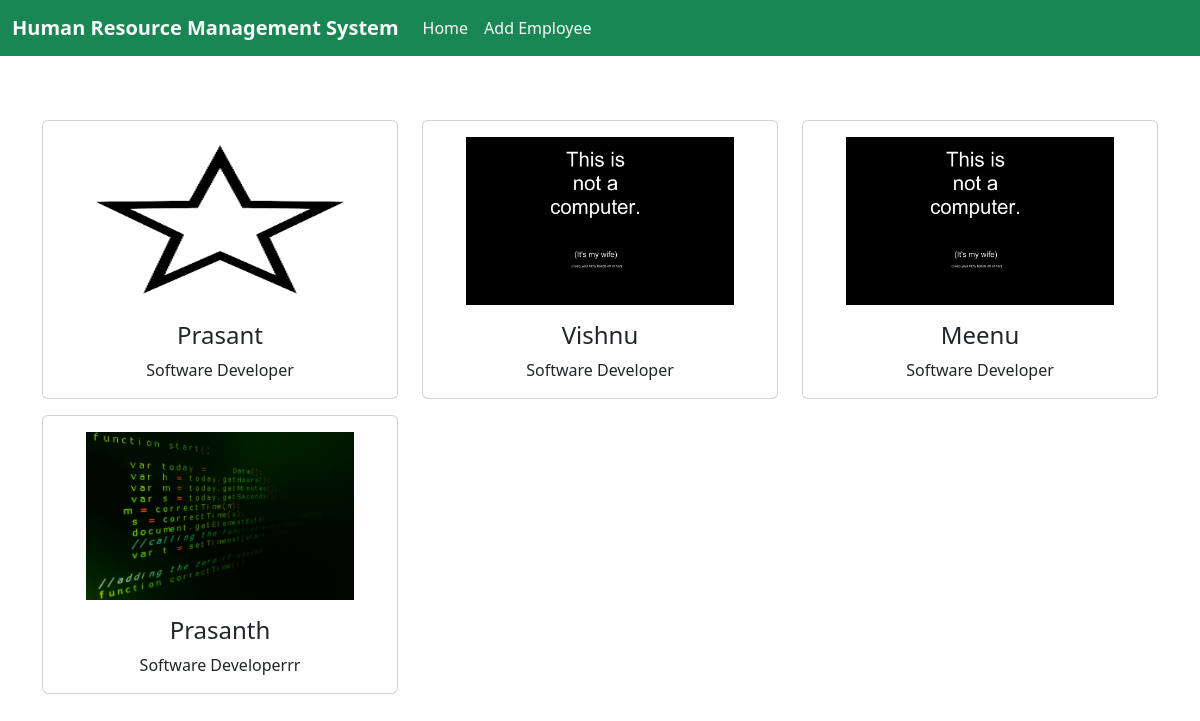
The page / on the database its author committed.
### employeeapp/models.py (models this page shows)
class Employee(models.Model):
    empname = models.CharField(max_length=100)
    empdesignation = models.CharField(max_length=100)
    image = models.ImageField(upload_to='employee_images/', blank=True, null=True)

### employeeapp/views.py (the view)
# urls.py: path("", views.index, name="index"),
def index(request):
    obj = Employee.objects.all()
    return render(request, "index.html", {'obj': obj})

### template/index.html (shortened to what this page needs)
{% load static %}
<!DOCTYPE html>
<html lang="en">
    <head>
        <link rel="stylesheet" href="css/style.css">
        <link
            href="https://cdn.jsdelivr.net/npm/bootstrap@5.3.3/dist/css/bootstrap.min.css"
            rel="stylesheet"
>
    </head>
    <body>
        <nav class="navbar navbar-expand-lg bg-success">
            <div class="container-fluid">
                <a class="navbar-brand text-light fw-bolder" href="#">Human Resource Management
                    System</a>
                <div class="collapse navbar-collapse" id="navbarNav">
                    <ul class="navbar-nav">
                        <li class="nav-item">
                            <a class="nav-link active text-light"
                                aria-current="page" href="{% url 'index' %}">Home</a>
                        </li>
                        <li class="nav-item">
                            <a class="nav-link text-light" href="{% url 'addem' %}">Add
                                Employee</a>
                        </li>
                    </ul>
                </div>
            </div>
        </nav>
        <div class="container pt-5">
            <div class="row">
                {% for x in obj %}
                <div class="col-4  pt-3">
                    <a class="text-decoration-none" href="{% url 'empf' x.id %}">
                        <div class="card">
                            <div class="d-flex justify-content-center align-items-center flex-column">
                                <img class="rounded p-3" src="{{ x.image.url }}" alt="{{ x.empname }}" style="width: 300px; height: 200px;">
                                <h1 class="fs-4">{{ x.empname }}</h1>
                                <p>{{ x.empdesignation }}</p>
                            </div>
                        </div>
                    </a>
                </div>
                {% endfor %}
            </div>
        </div>
    </body>
</html>

### rows shown on the page
Employee: image (picture), empname "Prasant", empdesignation "Software Developer"
Employee: image (picture), empname "Vishnu", empdesignation "Software Developer"
Employee: image (picture), empname "Meenu", empdesignation "Software Developer"
Employee: image (picture), empname "Prasanth", empdesignation "Software Developerrr"
